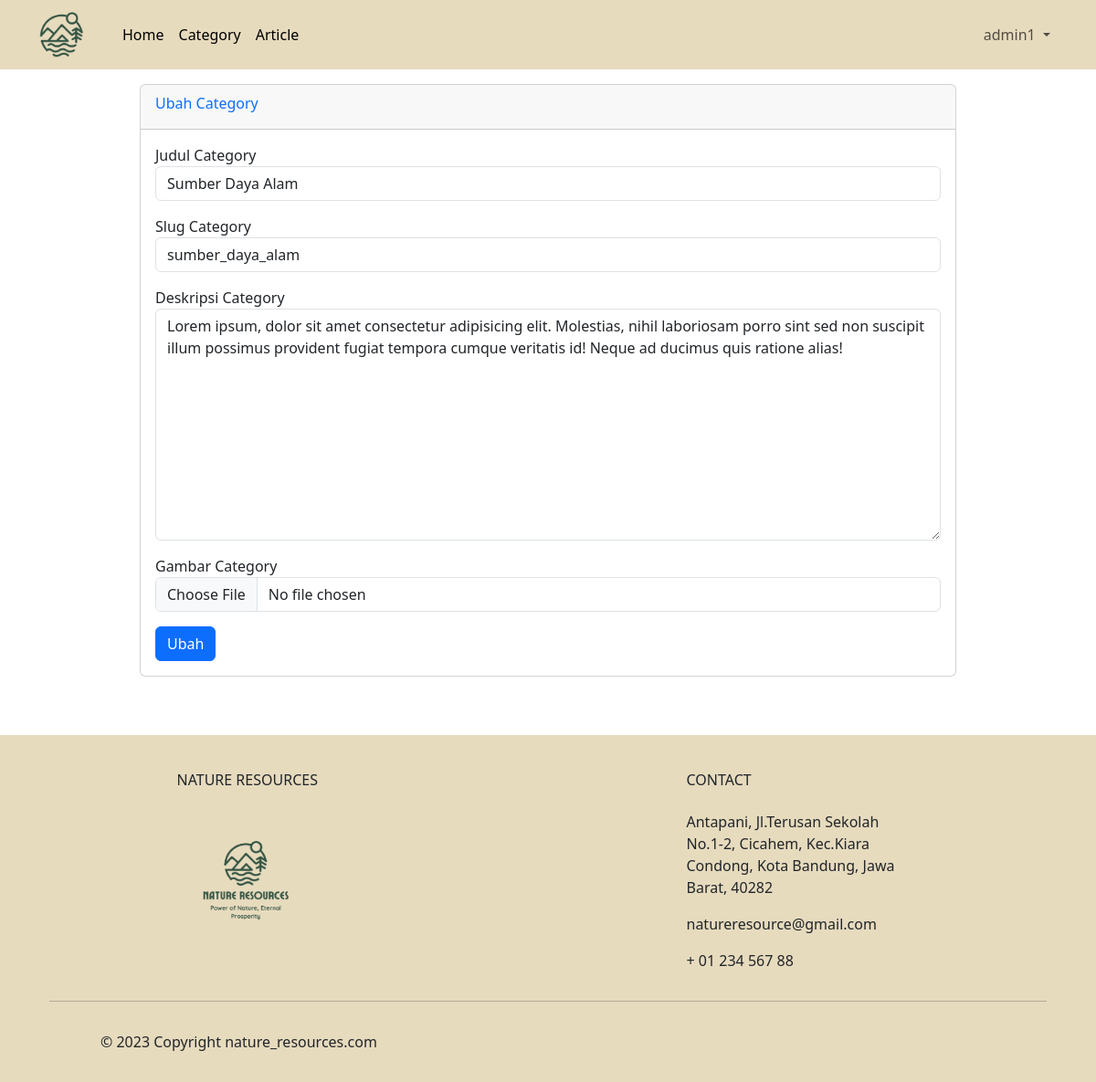
The page /halaman_admin/template_admin.php?halaman=edit_category&id=28 (signed in) on the database as committed earlier.
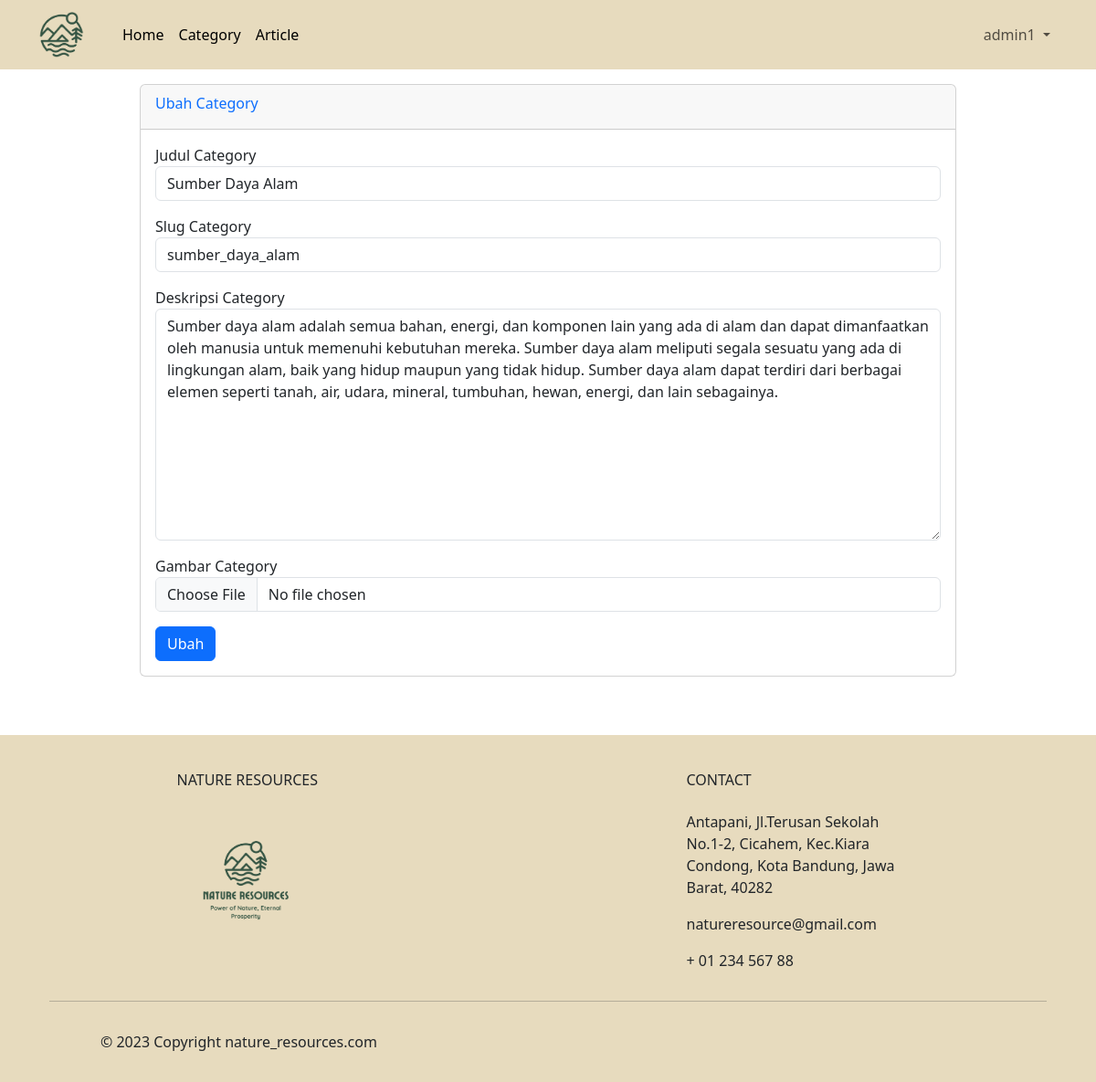
The same page on the database as committed later.
### tables this page shows
CREATE TABLE `category` (
  `category_id` int(11) NOT NULL,
  `judul_category` varchar(255) NOT NULL,
  `slug_category` varchar(255) NOT NULL,
  `deskripsi_category` text NOT NULL,
  `gambar_category` varchar(255) NOT NULL
);

### halaman_admin/edit_category.php (the view, shortened to what this page needs)
<div class="col py-3">
    <div class="row justify-content-center">
        <div class="col-md-9">
            <div class="card">
                <div class="card-header">
                    <div class="card-title text-primary">Ubah Category</div>
                </div>
                <div class="card-body">
                    <?php
                        require '../koneksi.php';
                        $id = $_GET['id'];
                        $sql = mysqli_query($conn, "SELECT * FROM category WHERE category_id = '$id'");
                        $row = mysqli_fetch_assoc($sql);
                    ?>
                    <form action="#" method="post" enctype="multipart/form-data">
                        <div class="mb-3">
                            <label for="">Judul Category</label>
                            <input type="text" name="judul_category" class="form-control" placeholder="Tambahkan Judul Category" value="<?php echo $row['judul_category'] ?>" required>
                        </div>
                        <div class="mb-3">
                            <label for="">Slug Category</label>
                            <input type="text" name="slug_category" class="form-control" placeholder="Tambahkan Slug Category" value="<?php echo $row['slug_category'] ?>" required>
                        </div>
                        <div class="mb-3">
                            <label for="">Deskripsi Category</label>
                            <textarea name="deskripsi_category" cols="30" rows="10" placeholder="Tambahkan Deskripsi Category" class="form-control" required><?php echo $row['deskripsi_category'] ?></textarea>
                        </div>
                        <div class="mb-3">
                            <label for="">Gambar Category</label>
                            <input type="file" name="gambar_category" class="form-control" required>
                        </div>
                        <button type="submit" name="submit" class="btn btn-primary">Ubah</button>
                    </form>
                </div>
            </div>
        </div>
    </div>
</div>

Rows that differ between the two databases and show on the page:
changed category "Sumber Daya Alam": deskripsi_category "Lorem ipsum, dolor sit amet consectetur adipisicing elit. Molestias, nihil laboriosam porro sint sed non suscipit illum possimus provident fugiat tempora cumque veritatis id! Neque ad ducimus quis ratione alias!" → "Sumber daya alam adalah semua bahan, energi, dan komponen lain yang ada di alam dan dapat dimanfaatkan oleh manusia untuk memenuhi kebutuhan mereka. Sumber daya alam meliputi segala sesuatu yang ada di lingkungan alam, baik yang hidup maupun yang tidak hidup. Sumber daya alam dapat terdiri dari berbagai elemen seperti tanah, air, udara, mineral, tumbuhan, hewan, energi, dan lain sebagainya."
